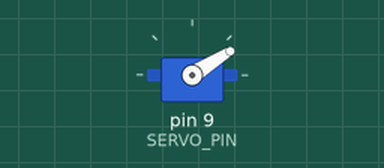
This sketch was run on a simulated Arduino Uno, built with avr-gcc and run on an emulated ATmega328P. Parts: servo.

Above: at 0.05 s.
At 1.15 s:
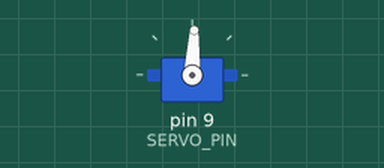
At 2.3 s:
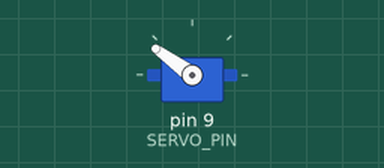
At 4.55 s:
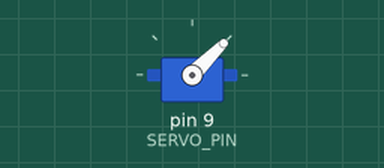
Timing chart, 0 to 6.3 s (numbered marks = the images above):
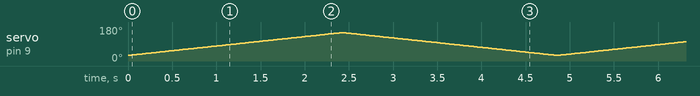

The sketch:

Challenge02_Sweep.ino
```cpp
// Complete example solution for Lesson16, challenge 02.
#include <Servo.h>
Servo arm;
const int SERVO_PIN = 9;
void setup() {
  arm.attach(SERVO_PIN);
}
void loop() {
  for (int a = 30;a <= 150;a++) {
    arm.write(a);
    delay(20);
  }
  for (int a = 150;a >= 30;a--) {
    arm.write(a);
    delay(20);
  }
}
```
